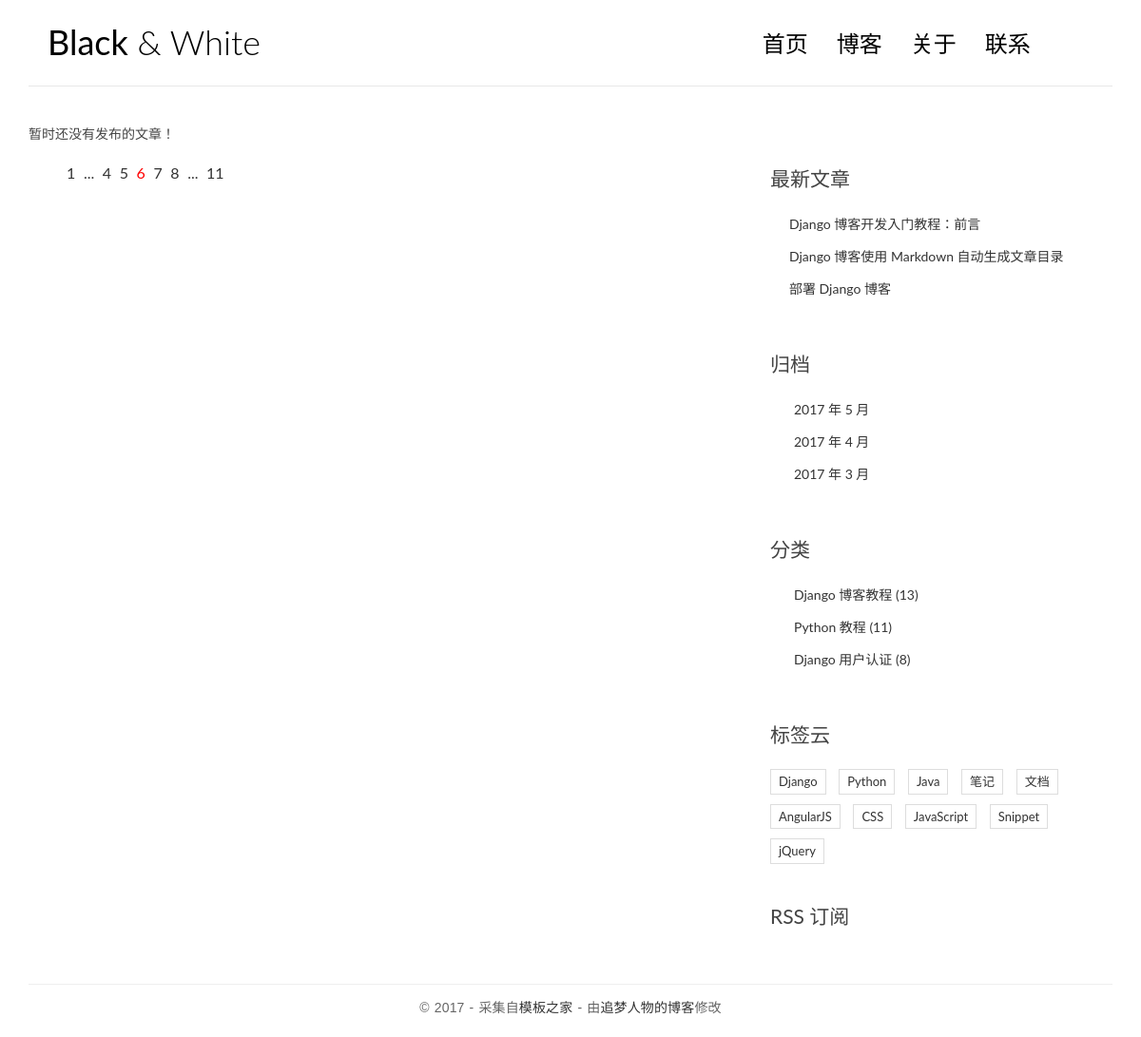
The app's page /, older data.
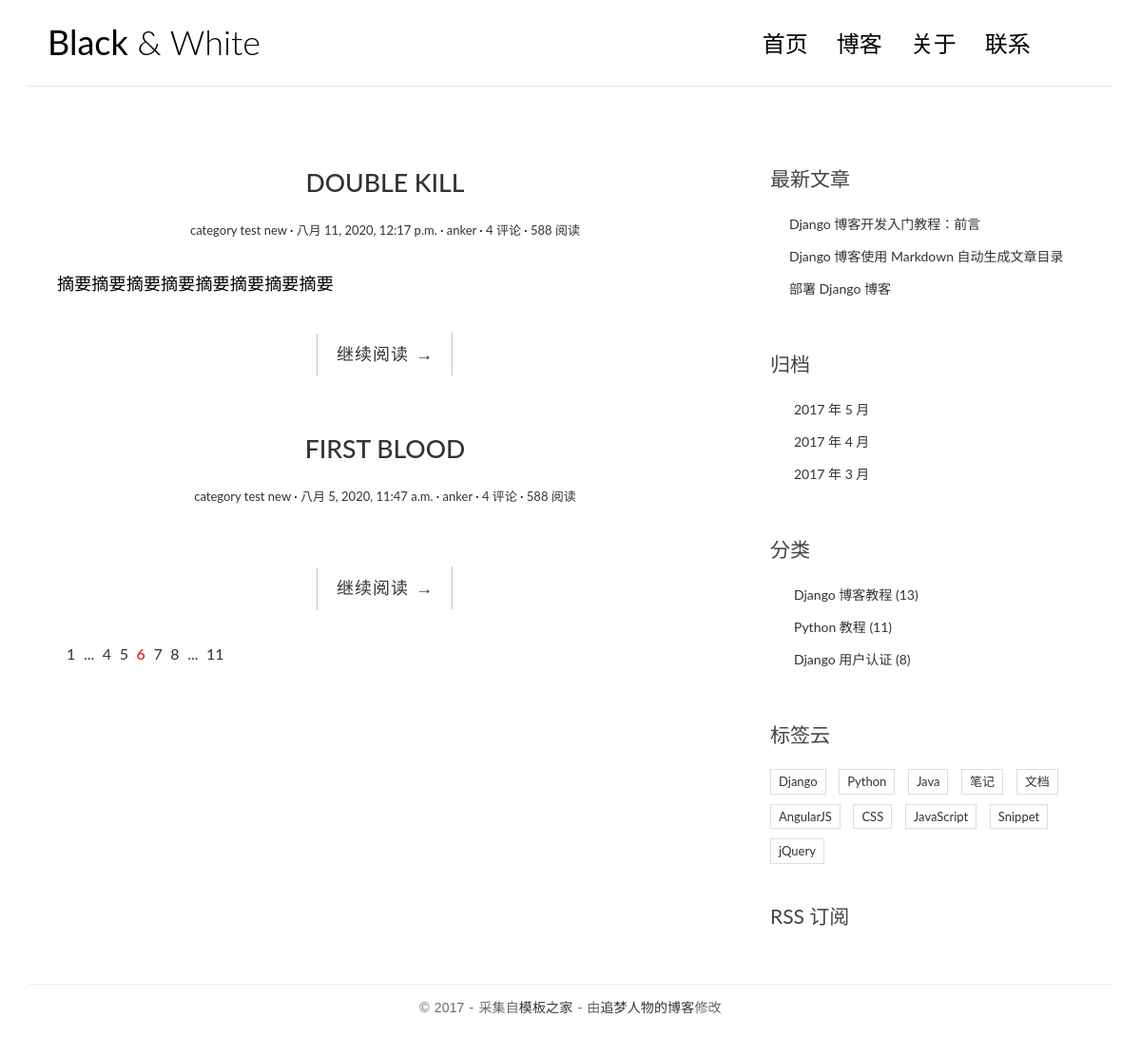
The same page, newer data.
### blog/models.py (models this page shows, shortened)
class Post(models.Model):
    title = models.CharField('标题', max_length=70)
    body = models.TextField('正文')
    created_time = models.DateTimeField('创建时间', default=timezone.now)
    modified_time = models.DateTimeField('修改时间')
    excerpt = models.CharField('摘要', max_length=200,blank=True)
    category = models.ForeignKey(Category,verbose_name='分类', on_delete=models.CASCADE)
    tags = models.ManyToManyField(Tag, verbose_name='标签', blank=True)
    author = models.ForeignKey(User, verbose_name='作者', on_delete=models.CASCADE)
    def get_absoulte_url(self):
        return reverse('blog:detail',kwargs={'pk':self.pk})
    class Meta:
        verbose_name = '文章'
        verbose_name_plural = verbose_name

class Category(models.Model):
    name = models.CharField(max_length=100)
    class Meta:
        verbose_name = '分类'
        verbose_name_plural = verbose_name

### blog/views.py (the view)
# urls.py: path('', views.index, name='index'),
def index(request):
    post_list = Post.objects.all().order_by('-created_time')
    return render(request,'blog/index.html',context={
        'post_list':post_list,
    })

### templates/blog/index.html (shortened to what this page needs)
{% extends 'base.html' %}
{% block main %}
    {% for post in post_list %}
        <article class="post post-1">
            <h1 class="entry-title">
                <a href="{{ post.get_absoulte_url }}">{{ post.title }}</a>
            </h1>
            <div class="entry-meta">
                <span class="post-category"><a href="#">{{ post.category.name }}</a></span>
                <span class="post-date"><a href="#"><time class="entry-date"
                                                            datetime="{{ post.created_time }}">{{ post.created_time }}</time></a></span>
                <span class="post-author"><a href="#">{{ post.author }}</a></span>
                <span class="comments-link"><a href="#">4 评论</a></span>
                <span class="views-count"><a href="#">588 阅读</a></span>
                </div>
        <div class="entry-content clearfix">
        <p>{{ post.excerpt }}</p>
        <div class="read-more cl-effect-14">
            <a href="{{ post.get_absoulte_url }}" class="more-link">继续阅读 <span class="meta-nav">→</span></a>
        </div>
        </div>
        </article>
    {% empty %}
        <div class="no-post">暂时还没有发布的文章！</div>
    {% endfor %}
    <div class="pagination">
        <ul>
            <li><a href="">1</a></li>
            <li><a href="">...</a></li>
            <li><a href="">4</a></li>
            <li><a href="">5</a></li>
            <li class="current"><a href="">6</a></li>
            <li><a href="">7</a></li>
            <li><a href="">8</a></li>
            <li><a href="">...</a></li>
            <li><a href="">11</a></li>
        </ul>
    </div>
{% endblock main %}

### templates/base.html (shortened to what this page needs)
{% load static %}
<!DOCTYPE html>
<html>
<head>
    <link rel="stylesheet" href="http://code.ionicframework.com/ionicons/2.0.1/css/ionicons.min.css">
    <link rel="stylesheet" href="{% static 'blog/css/bootstrap.min.css' %}">
    <link rel="stylesheet" href="{% static 'blog/css/pace.css' %}">
    <link rel="stylesheet" href="{% static 'blog/css/custom.css' %}">
</head>
<body>
<div class="container">
    <header id="site-header">
        <div class="row">
            <div class="col-md-4 col-sm-5 col-xs-8">
                <div class="logo">
                    <h1><a href="index.html"><b>Black</b> &amp; White</a></h1>
                </div>
            </div>
            <div class="col-md-8 col-sm-7 col-xs-4">
                <nav class="main-nav" role="navigation">
                    <div class="collapse navbar-collapse" id="bs-example-navbar-collapse-1">
                        <ul class="nav navbar-nav navbar-right">
                            <li class="cl-effect-11"><a href="index.html" data-hover="首页">首页</a></li>
                            <li class="cl-effect-11"><a href="full-width.html" data-hover="博客">博客</a></li>
                            <li class="cl-effect-11"><a href="about.html" data-hover="关于">关于</a></li>
                            <li class="cl-effect-11"><a href="contact.html" data-hover="联系">联系</a></li>
                        </ul>
                    </div>
                </nav>
            </div>
        </div>
    </header>
</div>
<div class="content-body">
    <div class="container">
        <div class="row">
            <main class="col-md-8">
                {% block main %}
                {% endblock main %}
            </main>
            <aside class="col-md-4">
                <div class="widget widget-recent-posts">
                    <h3 class="widget-title">最新文章</h3>
                    <ul>
                        <li>
                            <a href="#">Django 博客开发入门教程：前言</a>
                        </li>
                        <li>
                            <a href="#">Django 博客使用 Markdown 自动生成文章目录</a>
                        </li>
                        <li>
                            <a href="#">部署 Django 博客</a>
                        </li>
                    </ul>
                </div>
                <div class="widget widget-archives">
                    <h3 class="widget-title">归档</h3>
                    <ul>
                        <li>
                            <a href="#">2017 年 5 月</a>
                        </li>
                        <li>
                            <a href="#">2017 年 4 月</a>
                        </li>
                        <li>
                            <a href="#">2017 年 3 月</a>
                        </li>
                    </ul>
                </div>
                <div class="widget widget-category">
                    <h3 class="widget-title">分类</h3>
                    <ul>
                        <li>
                            <a href="#">Django 博客教程 <span class="post-count">(13)</span></a>
                        </li>
                        <li>
                            <a href="#">Python 教程 <span class="post-count">(11)</span></a>
                        </li>
                        <li>
                            <a href="#">Django 用户认证 <span class="post-count">(8)</span></a>
                        </li>
                    </ul>
                </div>
                <div class="widget widget-tag-cloud">
                    <h3 class="widget-title">标签云</h3>
                    <ul>
                        <li>
                            <a href="#">Django</a>
                        </li>
                        <li>
                            <a href="#">Python</a>
                        </li>
                        <li>
                            <a href="#">Java</a>
                        </li>
                        <li>
                            <a href="#">笔记</a>
                        </li>
                        <li>
                            <a href="#">文档</a>
                        </li>
                        <li>
                            <a href="#">AngularJS</a>
                        </li>
                        <li>
                            <a href="#">CSS</a>
                        </li>
                        <li>
                            <a href="#">JavaScript</a>
                        </li>
                        <li>
                            <a href="#">Snippet</a>
                        </li>
                        <li>
                            <a href="#">jQuery</a>
                        </li>
                    </ul>
                </div>
                <div class="rss">
                    <a href=""> RSS 订阅</a>
                </div>
            </aside>
        </div>
    </div>
</div>
<footer id="site-footer">
    <div class="container">
        <div class="row">
            <div class="col-md-12">
                <p class="copyright">&copy 2017 - 采集自<a href="http://www.cssmoban.com/"
                                                        target="_blank" title="模板之家">模板之家</a>
                    - 由<a href="http://zmrenwu.com/" title="网页模板" target="_blank">追梦人物的博客</a>修改
                </p>
            </div>
        </div>
    </div>
</footer>
</body>
</html>

### blog/static/blog/css/custom.css (style rules this page uses)
* { outline: none; }
h1, h2, h3, h4, h5, h6 { margin-top: 0; }
b { font-weight: 400; }
a { color: #333; }
body { color: #444; font-family: 'Lato', sans-serif; }
p { font-family: 'Ubuntu', sans-serif; font-weight: 400; word-spacing: 1px; letter-spacing: 0.01em; }
#site-header { background-color: #FFF; padding: 25px 20px; margin-bottom: 40px; border-bottom: 1px solid #e7e7e7; }
.logo h1 a { color: #000; }
.logo h1 { margin: 0; font-family: 'Lato', sans-serif; font-weight: 300; }
.main-nav { margin-top: 11px; max-width: 95%; }
.main-nav a { color: #000000 !important; padding: 0 0 5px 0 !important; margin-right: 30px; font-family: 'Lato', sans-serif; font-weight: 300; font-size: 24px; }
.cl-effect-11 a { padding: 10px 0; color: #0972b4; text-shadow: none; }
.cl-effect-11 a::before { position: absolute; top: 0; left: 0; overflow: hidden; padding: 0 0 5px 0 !important; max-width: 0; border-bottom: 1px solid #000; color: #000; content: attr(data-hover); white-space: nowrap; -webkit-transition: max-width 0.5s; -moz-transition: max-width 0.5s; transition: max-width 0.5s; }
.content-body { padding-bottom: 4em; }
.post { background: #fff; padding: 30px 30px 0; }
.entry-title { text-align: center; font-size: 1.9em; margin-bottom: 20px; line-height: 1.6; padding: 10px 20px 0; }
.entry-meta { text-align: center; color: #DDDDDD; font-size: 13px; margin-bottom: 30px; }
.entry-content { font-size: 18px; line-height: 1.9; font-weight: 300; color: #000; }
.post-category::after, .post-date::after, .post-author::after, .comments-link::after { content: ' ·'; color: #000; }
.read-more { font-family: 'Ubuntu', sans-serif; font-weight: 400; word-spacing: 1px; letter-spacing: 0.01em; text-align: center; margin-top: 20px; }
.cl-effect-14 a { padding: 0 20px; height: 45px; line-height: 45px; position: relative; display: inline-block; margin: 15px 25px; letter-spacing: 1px; font-weight: 400; text-shadow: 0 0 1px rgba(255, 255, 255, 0.3); }
.cl-effect-14 a::before, .cl-effect-14 a::after { position: absolute; width: 45px; height: 1px; background: #C3C3C3; content: ''; -webkit-transition: all 0.3s; -moz-transition: all 0.3s; transition: all 0.3s; pointer-events: none; }
.cl-effect-14 a::before { top: 0; left: 0; -webkit-transform: rotate(90deg); -moz-transform: rotate(90deg); transform: rotate(90deg); -webkit-transform-origin: 0 0; -moz-transform-origin: 0 0; transform-origin: 0 0; }
.cl-effect-14 a::after { right: 0; bottom: 0; -webkit-transform: rotate(90deg); -moz-transform: rotate(90deg); transform: rotate(90deg); -webkit-transform-origin: 100% 0; -moz-transform-origin: 100% 0; transform-origin: 100% 0; }
.widget { background: #fff; padding: 30px 0 0; }
.widget-title { font-size: 1.5em; margin-bottom: 20px; line-height: 1.6; padding: 10px 0 0; font-weight: 400; }
.widget-recent-posts ul { padding: 0; margin: 0; padding-left: 20px; }
.widget-recent-posts ul li { list-style-type: none; position: relative; line-height: 170%; margin-bottom: 10px; }
.widget-recent-posts ul li::before { content: '\f3d3'; font-family: "Ionicons"; position: absolute; left: -17px; top: 3px; font-size: 16px; color: #000; }
.widget-archives ul { padding: 0; margin: 0; padding-left: 25px; }
.widget-archives ul li { list-style-type: none; position: relative; line-height: 170%; margin-bottom: 10px; }
.widget-archives ul li::before { content: '\f3f3'; font-family: "Ionicons"; position: absolute; left: -25px; top: 1px; font-size: 16px; color: #000; }
.widget-category ul { padding: 0; margin: 0; padding-left: 25px; }
.widget-category ul li { list-style-type: none; position: relative; line-height: 170%; margin-bottom: 10px; }
.widget-category ul li::before { content: '\f3fe'; font-family: "Ionicons"; position: absolute; left: -25px; top: 1px; font-size: 18px; color: #000; }
.widget-tag-cloud ul { padding: 0; margin: 0; margin-right: -10px; }
.widget-tag-cloud ul li { list-style-type: none; font-size: 13px; display: inline-block; margin-right: 10px; margin-bottom: 10px; padding: 3px 8px; border: 1px solid #ddd; }
.rss { font-size: 21px; margin-top: 30px; }
.rss a { color: #444; }
#site-footer { padding-top: 10px; padding: 0 0 1.5em 0; }
.copyright { text-align: center; padding-top: 1em; margin: 0; border-top: 1px solid #eee; color: #666; }
.pagination ul { list-style: none; }
.pagination ul li { display: inline-block; font-size: 16px; margin-right: 5px; }
.current a { color: red; }

Row changes from the older to the newer data that the page shows:
added Post: title "DOUBLE KILL", category.name "category test new", created_time "八月 11, 2020, 12:17 p.m.", author "anker", excerpt "摘要摘要摘要摘要摘要摘要摘要摘要"
added Post: title "FIRST BLOOD", category.name "category test new", created_time "八月 5, 2020, 11:47 a.m.", author "anker"
Text that changed along with them:
text no longer shown: "暂时还没有发布的文章！"
